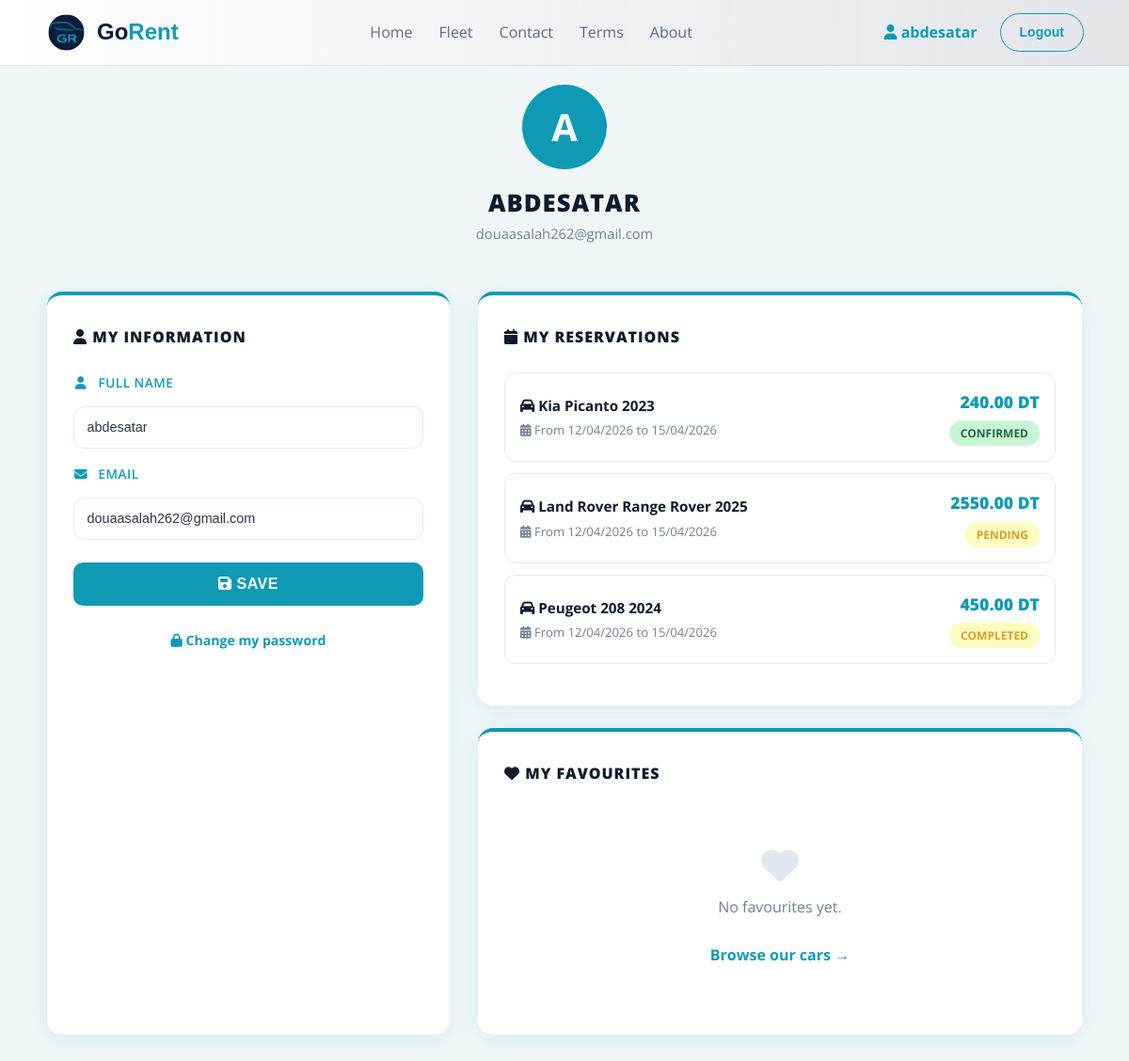
/profil.php (signed in), run on an earlier commit of the app's database.
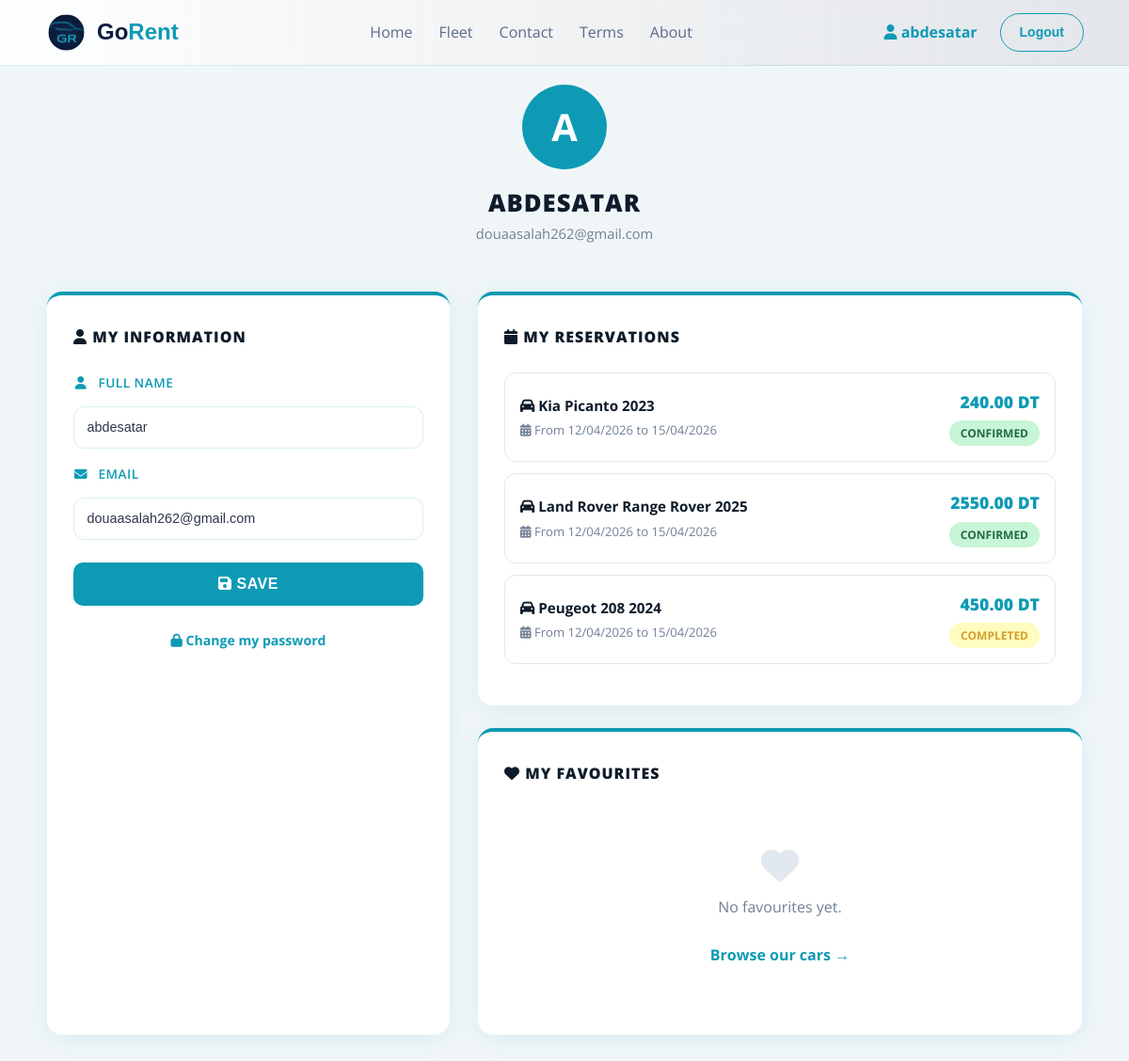
And on a later commit of the database.
### tables this page shows
CREATE TABLE `reservation` (
  `id_reservation` int(11) NOT NULL,
  `id_client` int(11) NOT NULL,
  `id_voiture` int(11) NOT NULL,
  `date_reservation` timestamp NOT NULL DEFAULT current_timestamp(),
  `date_debut` date NOT NULL,
  `date_fin` date NOT NULL,
  `statut` varchar(20) DEFAULT 'En attente',
  `total` decimal(10,2) DEFAULT NULL,
  `telephone` varchar(20) DEFAULT NULL,
  `adresse` text DEFAULT NULL,
  `datenaiss` date DEFAULT NULL,
  `civility` varchar(10) DEFAULT NULL
);

CREATE TABLE `voitures` (
  `id` int(11) NOT NULL,
  `marque` varchar(20) NOT NULL,
  `modele` varchar(20) NOT NULL,
  `annee` int(11) NOT NULL,
  `imgfront` varchar(255) NOT NULL,
  `imginter` varchar(255) NOT NULL,
  `imgcote` varchar(255) NOT NULL,
  `type` varchar(20) NOT NULL,
  `boite` varchar(20) NOT NULL,
  `carburant` varchar(20) NOT NULL,
  `places` int(11) NOT NULL,
  `bagages` int(11) NOT NULL,
  `prix` decimal(6,0) NOT NULL
);

### profil.php (the view, shortened to what this page needs)
<?php
$conn = new mysqli('localhost', 'root', '', 'locationvoitures');
$user_id = $_SESSION['user_id'];
$stmt = $conn->prepare("SELECT nom, email FROM users WHERE idclient = ?");
$stmt->bind_param("i", $user_id);
$stmt->execute();
$stmt->bind_result($nom, $email);
$reservations = [];
$res = $conn->prepare("
    SELECT r.id_reservation, v.marque, v.modele, v.annee, r.date_debut, r.date_fin, r.statut, r.total
    FROM reservation r
    JOIN voitures v ON r.id_voiture = v.id
    WHERE r.id_client = ?
    ORDER BY r.date_reservation DESC
");
$res->bind_param("i", $user_id);
$res->execute();
$result = $res->get_result();
while ($row = $result->fetch_assoc()) {
    $reservations[] = $row;
}
$favoris = [];
?>
<?php include 'navbar.php'; ?>
<div class="profil-page">
    <div class="profil-header">
        <div class="profil-avatar">
            <?= strtoupper(substr($nom, 0, 1)) ?>
        </div>
        <h2><?= htmlspecialchars($nom) ?></h2>
        <p><?= htmlspecialchars($email) ?></p>
    </div>
    <div class="profil-grid">
        <div class="profil-card">
            <h3><i class="fa fa-user"></i> My Information</h3>
            <form method="POST">
                <div class="form-group">
                    <label><i class="fa fa-user"></i> Full Name</label>
                    <input type="text" name="nom" value="<?= htmlspecialchars($nom) ?>" required>
                </div>
                <div class="form-group">
                    <label><i class="fa fa-envelope"></i> Email</label>
                    <input type="email" name="email" value="<?= htmlspecialchars($email) ?>" required>
                </div>
                <button type="submit" name="modifier_profil" class="btn-submit">
                    <i class="fa fa-floppy-disk"></i> Save
                </button>
            </form>
            <br>
            <a href="forgot_password.php"
                style="display:block; text-align:center; color:var(--blue); font-size:0.88rem; font-weight:700; text-decoration:none;">
                <i class="fa fa-lock"></i> Change my password
            </a>
        </div>
        <div class="profil-right-col">
            <div class="reservations-card">
                <h3><i class="fa fa-calendar"></i> My Reservations</h3>
                <?php if (empty($reservations)): ?>
                    <div class="empty-reservations">
                        <i class="fa fa-car"></i>
                        <p>No reservations yet.</p>
                        <br>
                        <a href="home.php#fleet-section" style="color:var(--blue); font-weight:700; text-decoration:none;">
                            Browse our cars →
                        </a>
                    </div>
                <?php else: ?>
                    <?php foreach ($reservations as $r): ?>
                        <div class="reservation-item">
                            <div class="reservation-info">
                                <h4><i class="fa fa-car"></i> <?= $r['marque'] . ' ' . $r['modele'] . ' ' . $r['annee'] ?>
                                </h4>
                                <p><i class="fa fa-calendar-days"></i> From
                                    <?= date('d/m/Y', strtotime($r['date_debut'])) ?> to
                                    <?= date('d/m/Y', strtotime($r['date_fin'])) ?>
                                </p>
                            </div>
                            <div class="reservation-right">
                                <div class="prix"><?= $r['total'] ?? '—' ?> DT</div>
                                <?php
                                $statut = strtolower($r['statut']);
                                $classe = match ($statut) {
                                    'Confirmed', 'confirmed' => 'statut-confirmee',
                                    'Cancelled', 'cancelled' => 'statut-annulee',
                                    default => 'statut-attente'
                                };
                                ?>
                                <span class="statut <?= $classe ?>"><?= $r['statut'] ?></span>
                            </div>
                        </div>
                    <?php endforeach; ?>
                <?php endif; ?>
            </div>
            <div class="reservations-card">
                <h3><i class="fa fa-heart"></i> My Favourites</h3>
                <?php if (empty($favoris)): ?>
                    <div class="empty-reservations">
                        <i class="fa fa-heart"></i>
                        <p>No favourites yet.</p>
                        <br>
                        <a href="home.php#fleet-section" style="color:var(--blue); font-weight:700; text-decoration:none;">
                            Browse our cars →
                        </a>
                    </div>
                <?php endif; ?>
            </div>
        </div>
    </div>
</div>
</body>
</html>

What changed in the data, as far as the page shows it:
changed reservation "Land Rover": statut "PENDING" → "CONFIRMED"
